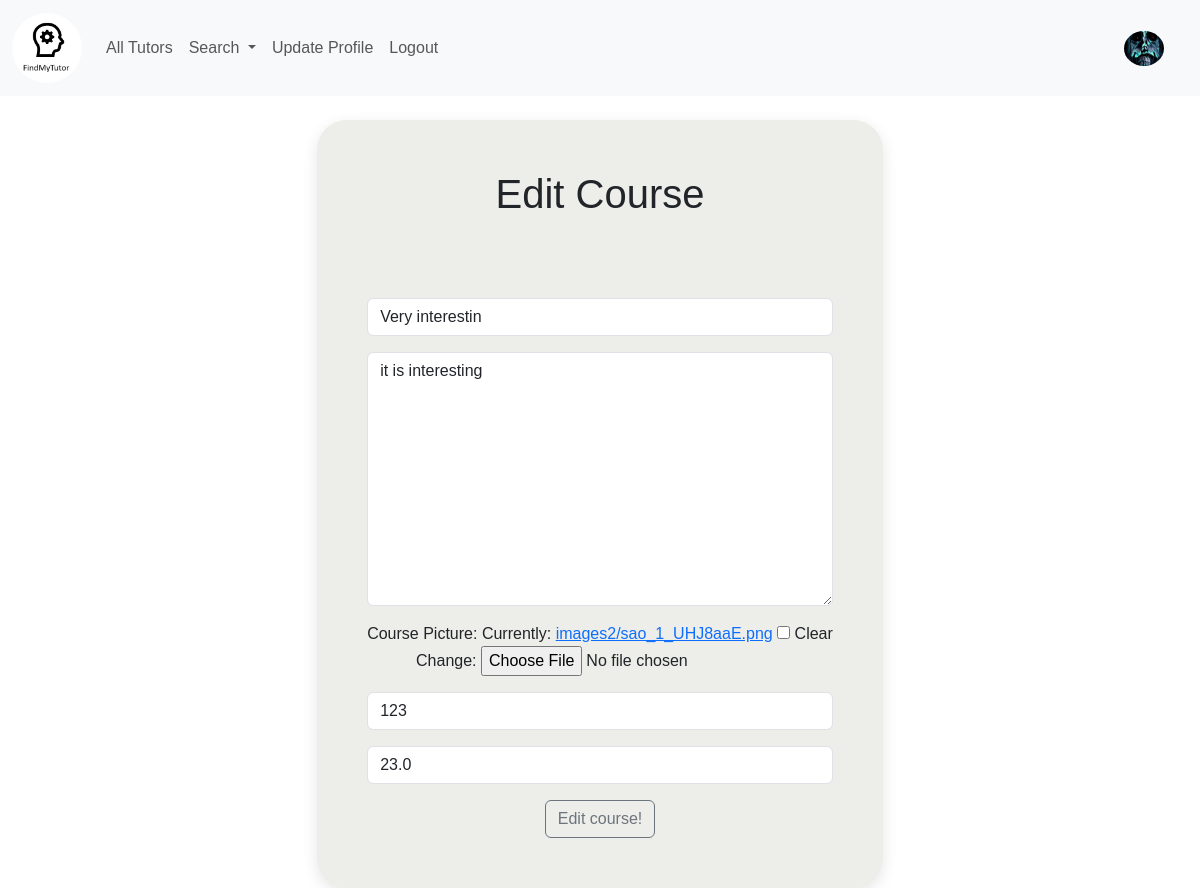
Page /edit_course/14 (signed in) on the committed database.
### app1/models.py (models this page shows, shortened)
class Profile(models.Model):
    user = models.OneToOneField(User, on_delete = models.CASCADE)
    follows = models.ManyToManyField("self",
                                     related_name="followed_by",
                                     symmetrical=False,
                                     blank=True)
    is_philomath = models.BooleanField('philomath status', null=True, blank = True, default = True)
    is_tutor = models.BooleanField('tutor status',null=True, blank = True)
    profile_image = models.ImageField(null = True, blank = True, upload_to="images/")
    tutor_field = models.CharField(max_length = 50)
    profile_bio = models.CharField(null=True, blank = True, max_length=1000)
    homepage_link = models.CharField(null=True, blank = True, max_length=500)
    facebook_link = models.CharField(null=True, blank = True, max_length=500)
    instagram_link = models.CharField(null=True, blank = True, max_length=500)
    linkedin_link = models.CharField(null=True, blank = True, max_length=500)

class Course(models.Model):
    user = models.ForeignKey( User, related_name="course", on_delete=models.DO_NOTHING)
    course_name = models.CharField(max_length=50)
    course_price = models.FloatField(default=0.00)
    des= models.CharField(max_length=1000)
    created_at = models.DateTimeField(auto_now_add=True)
    likes = models.ManyToManyField(User, related_name="course_like", blank=True)
    course_image = models.ImageField(null = True, blank = True, upload_to="images2/")
    course_link = models.CharField(max_length=500, default="")

### app1/views.py (the view)
# urls.py: path('edit_course/<int:pk>',views.edit_course, name='edit_course'),
def edit_course(request, pk):
    if request.user.is_authenticated:
        course = get_object_or_404(Course, id=pk)
        if request.user.username == course.user.username:
            form =CourseForm(request.POST or None, instance=course)
            if request.method == "POST":
                if form.is_valid():
                    course = form.save(commit = False)
                    course.user = request.user
                    course.save()
                    messages.success(request,("Your Course has been updated!!"))
                    return redirect('home')
            else:
                return render(request, "edit_course.html",{'form':form, 'course':course})
        else:
            messages.success(request, ("You don't own that course!"))
            return redirect('home')
    else:
        messages.success(request, ("Please Login To Continue"))
        return redirect('home')

### app1/forms.py
class CourseForm(forms.ModelForm):
    course_image = forms.ImageField(label="Course Picture", required = False)
    course_name = forms.CharField(required = True, label="", widget=forms.TextInput(attrs={'class':'form-control','placeholder':'Name Of Course'}))
    course_link = forms.CharField(required = True, label="", widget=forms.TextInput(attrs={'class':'form-control','placeholder':'Course Link'}))
    course_price = forms.FloatField(required = True, label="", widget=forms.NumberInput(attrs={'class':'form-control','placeholder':'Course Price'}))
    des = forms.CharField(required= True ,
                           widget = forms.widgets.Textarea(
                               attrs={
                                   "placeholder":"Enter your Course Description here!!",
                                   "class":"form-control",
                               }
                           ),
                           label="",
                           )
    class Meta:
        model = Course
        fields = ('course_name', 'des', 'course_image','course_link','course_price' )
        exclude = ("user", "likes",)

### app1/templates/edit_course.html (shortened to what this page needs)
{% extends 'base.html' %}
{% load static %}
{% block content %}
      <div class="container">
      <h1 style="text-align: center;">Edit Course</h1>
      {% if form %}
        <br/><br/><br/>
        <form method="POST">
            {{ form.as_p}}
            <button type="submit" class="btn btn-outline-secondary">Edit course!</button>
          </form>
          {% endif %}
        </div>
{% endblock %}

### app1/templates/navbar.html (shortened to what this page needs)
{% load static %}
<nav class="navbar navbar-expand-lg bg-body-tertiary" style="background-color: #ffffff;">
    <div class="container-fluid" style="align-items: center;">
      <a class="navbar-brand" href="{% url 'home' %}">
      <img src="{% static 'images/mainicon2.png' %}" class="rounded-circle float-start" alt="..."  height="70" width="70">
      </a>
      <div class="collapse navbar-collapse" id="navbarSupportedContent">
        <ul class="navbar-nav me-auto mb-2 mb-lg-0">
          {% if request.user.is_authenticated %}
          <li class="nav-item">
            <a class="nav-link" href="{% url 'profile_list' %}">All Tutors</a>
          </li>
          <li class="nav-item dropdown">
            <a class="nav-link dropdown-toggle" href="#" role="button" data-bs-toggle="dropdown" aria-expanded="false">
              Search
            </a>
          </li>
          {% if request.user.profile.is_tutor %}
          <li class="nav-item">
            <a class="nav-link" href="{% url 'update_user' %}">Update Profile</a>
          </li>
          <li class="nav-item">
            <a class="nav-link" href="{% url 'logout_user' %}">Logout</a>
          </li>
          {% else %}
          <li class="nav-item">
            <a class="nav-link" href="{% url 'select_role' %}">Become A Tutor</a>
          </li>
          {% endif %}
          {%endif%}
        </ul>
        {% if user.is_authenticated %}
        <ul class="navbar-nav ml-auto">
          <li class="nav-link navbar-brand">
              {% if user.profile.profile_image and user.profile.is_tutor %}
              <a href= "{% url 'profile' request.user.id %}">
              <img src="{{user.profile.profile_image.url}}" width =40 height=35 class="rounded-circle float-end" alt = "{{user.username}}">
              </a>
              {% endif %}
          </li>
        </ul>
      {% endif %}
      </div>
    </div>
  </nav>

### app1/templates/base.html (style rules this page uses)
body { font-family: Arial, sans-serif; background-image: url('static/images/background2.jpg'); }

### app1/templates/edit_course.html (style rules this page uses)
body { font-family: Arial, sans-serif; background-image: url('../static/images/background2.jpg'); }
.container { text-align: center; width: max-content; margin: 0 auto; padding: 50px; background-color:#edede9; border-radius: 30px; box-shadow: 0 5px 15px rgba(0, 0, 0, 0.1); }

### rows in the picture
Course: course_name "Very interestin", des "it is interesting", course_link "123", course_price "23.0"
